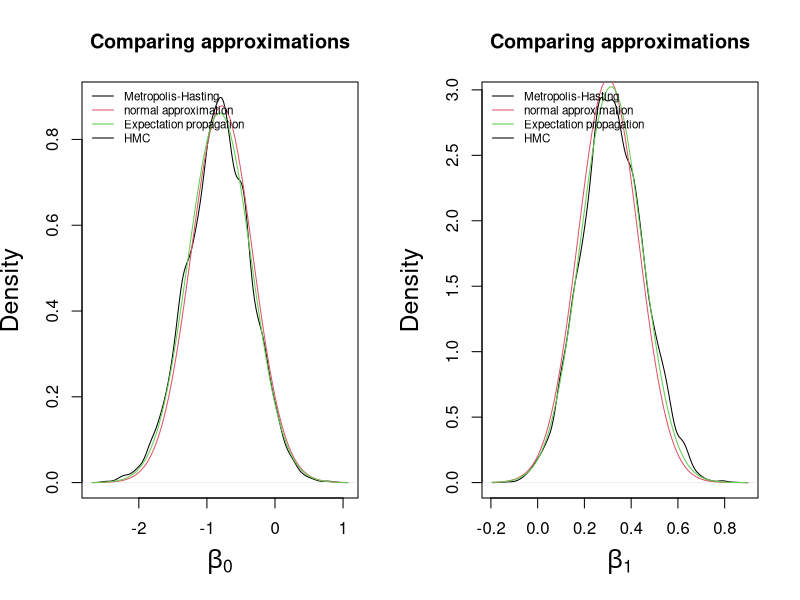

The R source for this figure:
## ---- chunk 1
knitr::opts_chunk$set(echo = TRUE)
## ---- chunk 2
x <-0:6 
y<-c(3,5,4,4,7,6,8)
n<-10 
pred.mat <-cbind(rep(1,length(y)),x) 
modest <-glm(cbind(y,n-y)~x,family=binomial('logit'))
sigma <-vcov(modest)
modest$coefficients
## ---- chunk 3
Metropolis_Hastings <- function(y, n, X, Sigma, iter, burnin) {
  library(mvtnorm)
  p <- dim(X)[2]
  theta0 <- rnorm(p)
  theta.sim <- matrix(0, iter, p)
  theta.sim[1, ] <- theta0
  for (i in 2:iter) {
    theta.cand <- rmvnorm(1, mean = theta.sim[i - 1, ], sigma = Sigma)
    theta.cand <- as.numeric(theta.cand)
    xbc <- X %*% theta.cand
    p.c <- (1 + exp(-xbc))^(-1)
    xb <- X %*% theta.sim[i - 1, ]
    p.b <- (1 + exp(-xb))^(-1)
    log_ratio <- sum(dbinom(y, size = n, prob = p.c, log = TRUE) - dbinom(y, size = n, prob = p.b, log = TRUE))
    acceptance_prob <- exp(min(0, log_ratio))
    if (runif(1) < acceptance_prob) {
      theta.sim[i, ] <- theta.cand
    } else {
      theta.sim[i, ] <- theta.sim[i - 1, ]
    }
  }
  results <- theta.sim[-c(1:burnin), ]
  colnames(results) <- c('beta0', 'beta1')
  return(results)
}

mh <- Metropolis_Hastings(y = y, n = n, X = pred.mat, Sigma = sigma, iter = 10000, burnin = 1000)
colMeans(mh)
## ---- chunk 4
HMC.fn<-function(y,n,X,L,M,iter,burnin){
  p <-dim(X)[2] 
  library(mvtnorm)
  theta0<-rnorm(p)
  theta.sim<-matrix(0,iter,p) 
  theta.sim[1,1:p]<-theta0 
  epsilon<-1/L 
  Minv <-solve(M)
  for(i in 1:(iter-1)){
    phi <-rmvnorm(1,mean=rep(0,p),sigma=M) 
    phi <-as.numeric(phi)
    phi0 <-phi 
    theta <-theta.sim[i,1:p] 
    p.b <-(1+exp(-X%*%theta))^(-1) 
    gradtheta <- crossprod(X,y-n*p.b)
    for(j in 1:L){
      phi <- phi + 0.5*epsilon*gradtheta 
      theta <- theta + epsilon*(Minv%*%phi)
      p.c <-(1+exp(-X%*%theta))^(-1) 
      gradtheta <- crossprod(X,y-n*p.c)
      phi <- phi + 0.5*epsilon*gradtheta
      phi <- as.numeric(phi)
}
    r<-sum( dbinom(y,size=n,prob=p.c,log=TRUE))+dmvnorm(phi,mean=rep(0,p),sigma=M,log=TRUE)- sum(dbinom(y,size=n,prob=p.b,log=TRUE)
                                                          )-dmvnorm(phi0,mean=rep(0,p),sigma=M,log=TRUE)
    ind<-rbinom(1,1,exp( min(c(r,0)) ) )
    theta.sim[i+1,]<- ind*theta + (1-ind)*theta.sim[i,]
    }
  results<-theta.sim[-c(1:burnin),]
  names(results)<-c('beta0','beta1')
  return(results)
}

M <- 1*solve(sigma)
HMC<-HMC.fn(y=y,n=n,X=pred.mat,L=1,M=M,iter=10000,burnin=1000)
colMeans(HMC)
## ---- chunk 5
EP.logit<-function(response,n,X,iter,epsilon){
  N<-length(response)
  p<-dim(X)[2]
  Sigmainvmu <-matrix(0,p,N) 
  Sigmainv <-rep(list(diag(p)),N)
  Sigmainvmu0<-rowSums(Sigmainvmu)
  Sigmainv0 <-Reduce("+",Sigmainv)
  tilt.dist <- function(x){
    gnoti <-dnorm(x,mean=Mnoti,sd=sqrt(Vnoti))
    pr <-(1+exp(-x))^(-1)
    like <-dbinom(response[i],n[i],pr)
    result <-gnoti*like
    return(result)
    }
  for(j in 1:iter){
    for(i in 1:N){
      Sigmainvmunoti <-rowSums(Sigmainvmu) - Sigmainvmu[,i]  
      Sigmainvnoti <-Reduce("+",Sigmainv) - Sigmainv[[i]]  
      Sigmanoti <-solve(Sigmainvnoti) 
      munoti <-Sigmanoti%*%Sigmainvmunoti 
      Mnoti <-t(X[i,])%*%munoti 
      Vnoti <-t(X[i,])%*%Sigmanoti%*%X[i,] 
      E0<-integrate(f=function(x){tilt.dist(x)},
                    lower=Mnoti-10*sqrt(Vnoti),
                    upper=Mnoti+10*sqrt(Vnoti))
      E1<-integrate(f=function(x){x*tilt.dist(x)},
                    lower=Mnoti-10*sqrt(Vnoti),
                    upper=Mnoti+10*sqrt(Vnoti))
      E2<-integrate(f=function(x){x^2*tilt.dist(x)},lower=Mnoti-10*sqrt(Vnoti), upper=Mnoti+10*sqrt(Vnoti))
      M <- E1$value/E0$value
      V <- E2$value/E0$value - M^2
      MiViinv <- M/V - Mnoti/Vnoti
      Viinv <- 1/V - 1/Vnoti
      Sigmainvmu[,i] <-X[i,]%*%MiViinv 
      Sigmainv[[i]] <-X[i,]%*%Viinv%*%t(X[i,])
      }
    currentSinvmu <-rowSums(Sigmainvmu)
    currentSinv <-Reduce("+",Sigmainv)
    diff1 <- sqrt((currentSinvmu-Sigmainvmu0)^2)/(abs(currentSinvmu)+0.01)
    diff2 <- sqrt((currentSinv-Sigmainv0)^2)/(abs(currentSinv)+0.01)
    diff.all<-c(diff1,diff2)
    if(max(diff.all) < epsilon) break else Sigmainvmu0 <-
      currentSinvmu; Sigmainv0 <- currentSinv}
  Sigma <-solve(currentSinv)
  mu <-Sigma%*%currentSinvmu
  param<-list(mu,Sigma,j)
  names(param)<-c('betahat','Sigma','iter_break')
  return(param)
}

N<-length(y)
X<-cbind(rep(1,N),x)
mresult<-EP.logit(response=y,n=rep(n,N),X=X,iter=100,epsilon=1e-6)
print(mresult)
## ---- chunk 6
par(mfrow=c(1,2))
for(i in 1:2){
  plot(density(mh[,i]),xlab=bquote(beta[.(i-1)]),main='Comparing approximations',cex.lab=1.5)
  curve(dnorm(x,mean=modest$coef[i],sd=sqrt(vcov(modest)[i,i])),add=TRUE,col=2)
  curve(dnorm(x,mean=mresult$betahat[i],sd=sqrt(mresult$Sigma[i,i])),add=TRUE,col=3)
  line(density(HMC[,i]))
legend('topleft',legend=c('Metropolis-Hasting','normal approximation','Expectation propagation','HMC'),
col=1:3,lty=1,bty='n',cex=0.7)
}
